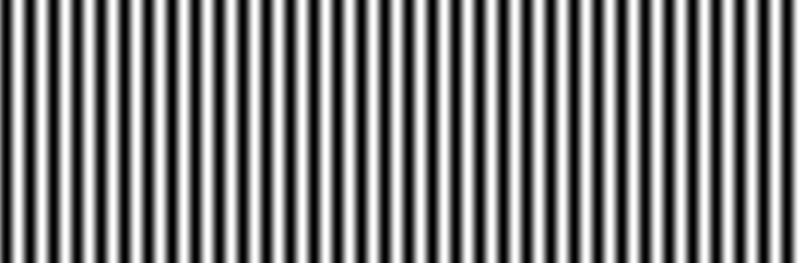
%> input picture texture_sinusoidal.tif, 800 x 263 px
$ octave ch12_comatrix.m   (GNU Octave 9; MATLAB toolbox functions it lacks are replaced by stand-ins)
%> lines starting %> are read from the running program, lines starting %| are printed output that depends on the picture
clc; clear; close all;

f = [1 1 7 5 3 2;
     5 1 6 1 2 5;
     8 8 6 8 1 2;
     4 3 4 5 5 1;
     8 7 8 7 6 2;
     7 8 6 2 6 2];

f = mat2gray(f);
offsets = [0 1];
[GS, FS] = graycomatrix(f, 'NumLevels', 8, 'Offset', offsets);

f2 = imread('texture_sinusoidal.tif');
%> f2 is the input picture: size 263x800 uint8; min 0, max 255, mean 127
G2 = graycomatrix(f2, 'NumLevels', 256);
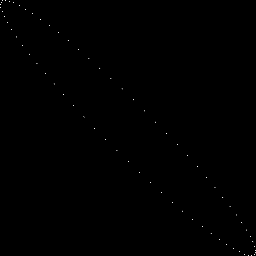
%> G2: size 256x256 double; min 0, max 3156, mean 3.2; drawn with min black and max white
G2n = G2/sum(G2(:));    %Normalizedmatrix.
fdvalues2 = graycoprops(G2, 'all'); % texture feature values.
%> fdvalues2 = {Contrast 569.9, Correlation 0.965, Energy 0.0123, Homogeneity 0.0824}
maxProbability2 = max(G2n(:));
%> maxProbability2 = 0.015
contrast2 = fdvalues2.Contrast;
%> contrast2 = 569.9
Corr2 = fdvalues2.Correlation;
%> Corr2 = 0.965
energy2 = fdvalues2.Energy;
%> energy2 = 0.0123
hom2 = fdvalues2.Homogeneity;
%> hom2 = 0.0824
for k = 1:size(G2n, 1)
    sumcols(k) = sum(-G2n(k, 1:end) .* log2(G2n(k, 1:end) + eps));
end
%> after the loop, sumcols = 256 values, max 0.176 at index 1, min 0 at index 4, mean 0.0251
entropy2 = sum(sumcols);
%> entropy2 = 6.43

% Look at a distance of 50 pixels to the right.
offsets = [zeros(50,1) (1:50)'];
G2 = graycomatrix(f2, 'Offset', offsets);
% G2 is of size 8-by-8-by-50.
fdvalues2 = graycoprops(G2, 'Correlation');
% Plot the results.
subplot(1,2,1), plot([fdvalues2.Correlation]);
xlabel('Horizontal Offset')
ylabel('Correlation')
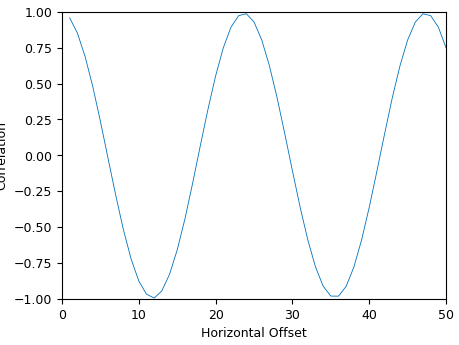
%> figure redrawn from the program's plot data; curve peaks at x = 24, y = 0.987
